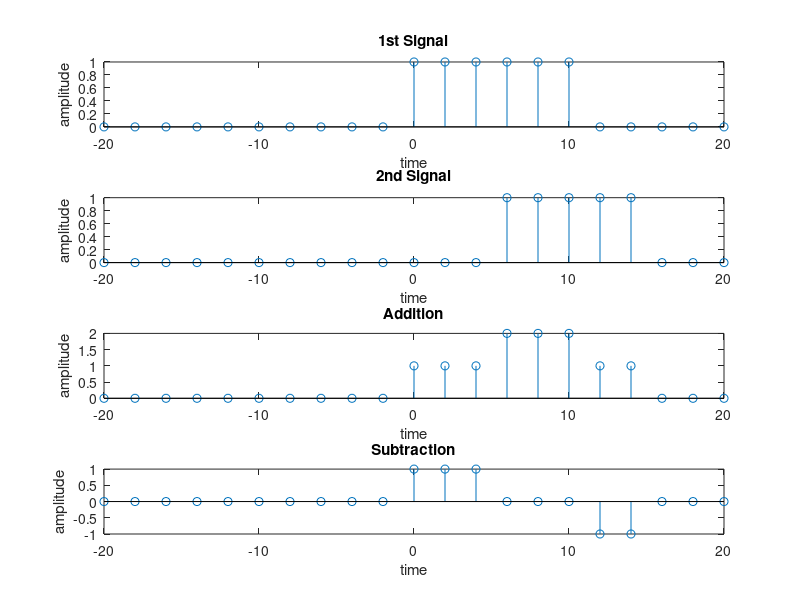

The MATLAB source for this figure:
	clc
	clear all
	close all
	t = -20:2:20
	n1 = t>=0 & t<=10
	subplot(4,1,1);
	stem(t,n1);
	xlabel('time');
	ylabel('amplitude');
	title('1st Signal');
    
	n2 = t>=5 & t<=15
	subplot(4,1,2);
	stem(t,n2);
	xlabel('time');
	ylabel('amplitude');
	title('2nd Signal');
    
	add = n1+n2
	subplot(4,1,3);
	stem(t,add);
	xlabel('time');
	ylabel('amplitude');
	title('Addition');
    
	sub = n1-n2
	subplot(4,1,4);
	stem(t,sub);
	xlabel('time');
	ylabel('amplitude');
	title('Subtraction');
